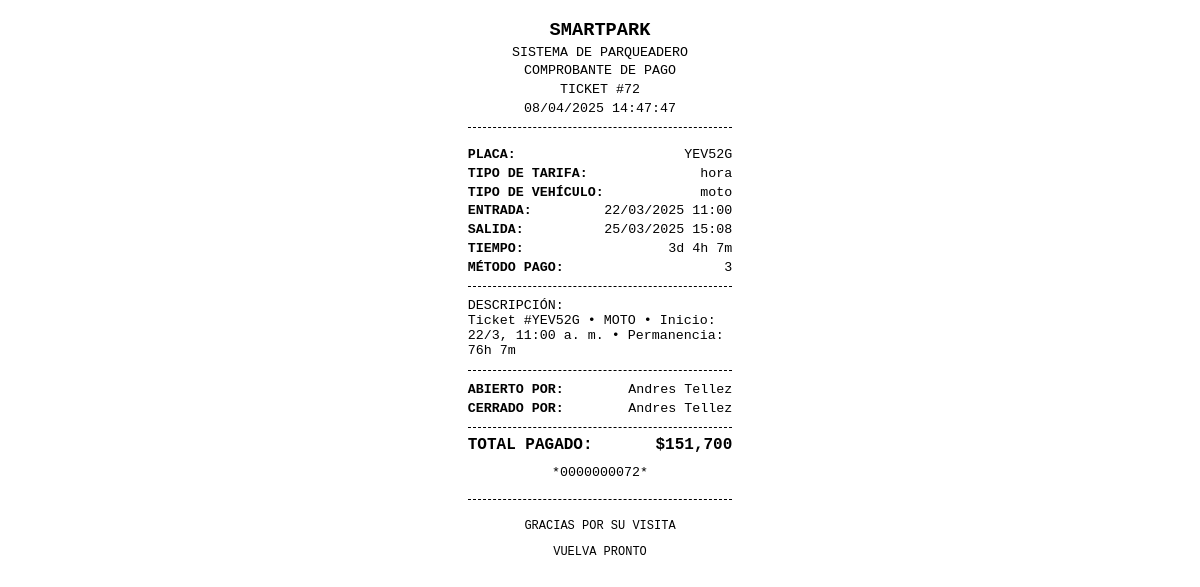
The page /controladores/imprimir_recibo.php?id=72 on the database its author committed.
### tables this page shows
CREATE TABLE `registros_parqueo` (
  `id_registro` int(11) NOT NULL,
  `id_vehiculo` int(11) NOT NULL,
  `hora_ingreso` datetime NOT NULL,
  `hora_salida` datetime DEFAULT NULL,
  `estado` varchar(50) NOT NULL,
  `total_pagado` int(10) DEFAULT 0,
  `metodo_pago` varchar(100) DEFAULT NULL,
  `descripcion` text NOT NULL,
  `cerrado_por` varchar(100) NOT NULL,
  `abierto_por` varchar(100) NOT NULL,
  `tipo` varchar(20) NOT NULL DEFAULT 'hora',
  `tiempo_horas` float DEFAULT 1,
  `reportado` tinyint(1) DEFAULT 0,
  `id_reporte` varchar(50) DEFAULT NULL
);

CREATE TABLE `vehiculos` (
  `id_vehiculo` int(11) NOT NULL,
  `id_cliente` int(11) DEFAULT NULL,
  `placa` varchar(10) NOT NULL,
  `tipo` varchar(100) NOT NULL,
  `descripcion` varchar(100) DEFAULT NULL
);

### controladores/imprimir_recibo.php (the view, shortened to what this page needs)
<?php
include '../modelo/conexion.php';
$id_recibo = intval($_GET['id']);
$sql = "SELECT r.*, v.placa, v.tipo as tipo_vehiculo
        FROM registros_parqueo r
        LEFT JOIN vehiculos v ON r.id_vehiculo = v.id_vehiculo
        WHERE r.id_registro = ? AND r.estado = 'cerrado'";
$stmt = $conexion->prepare($sql);
$stmt->bind_param("i", $id_recibo);
$stmt->execute();
$resultado = $stmt->get_result();
$recibo = $resultado->fetch_assoc();
$hora_ingreso = new DateTime($recibo['hora_ingreso']);
$hora_salida = new DateTime($recibo['hora_salida']);
$diferencia = $hora_ingreso->diff($hora_salida);
$tiempo_estancia = '';
if ($diferencia->days > 0) {
    $tiempo_estancia .= $diferencia->days . 'd ';
}
$tiempo_estancia .= $diferencia->h . 'h ' . $diferencia->i . 'm';
$hora_ingreso_formateada = $hora_ingreso->format('d/m/Y H:i');
$hora_salida_formateada = $hora_salida->format('d/m/Y H:i');
$total_pagado = '$' . number_format($recibo['total_pagado'], 0, '', ',');
?>
<!DOCTYPE html>
<html lang="es">
<head>
</head>
<body>
    <div class="ticket-container">
        <div class="header">
            <h1>SMARTPARK</h1>
            <p>SISTEMA DE PARQUEADERO</p>
            <p>COMPROBANTE DE PAGO</p>
            <p>TICKET #<?php echo $id_recibo; ?></p>
            <p><?php echo date('d/m/Y H:i:s'); ?></p>
        </div>
        <div class="info-item">
            <span class="label">PLACA:</span>
            <span class="value"><?php echo htmlspecialchars($recibo['placa']); ?></span>
        </div>
        <div class="info-item">
            <span class="label">TIPO DE TARIFA:</span>
            <span class="value"><?php echo htmlspecialchars($recibo['tipo']); ?></span>
        </div>
        <div class="info-item">
            <span class="label">TIPO DE VEHÍCULO:</span>
            <span class="value"><?php echo htmlspecialchars($recibo['tipo_vehiculo']); ?></span>
        </div>
        <div class="info-item">
            <span class="label">ENTRADA:</span>
            <span class="value"><?php echo $hora_ingreso_formateada; ?></span>
        </div>
        <div class="info-item">
            <span class="label">SALIDA:</span>
            <span class="value"><?php echo $hora_salida_formateada; ?></span>
        </div>
        <div class="info-item">
            <span class="label">TIEMPO:</span>
            <span class="value"><?php echo $tiempo_estancia; ?></span>
        </div>
        <div class="info-item">
            <span class="label">MÉTODO PAGO:</span>
            <span class="value"><?php echo htmlspecialchars($recibo['metodo_pago']); ?></span>
        </div>
        <?php if (!empty($recibo['descripcion'])): ?>
        <div class="separator"></div>
        <div>
            <div class="label">DESCRIPCIÓN:</div>
            <div class="value"><?php echo nl2br(htmlspecialchars($recibo['descripcion'])); ?></div>
        </div>
        <?php endif; ?>
        <div class="separator"></div>
        <div class="info-item">
            <span class="label">ABIERTO POR:</span>
            <span class="value"><?php echo htmlspecialchars($recibo['abierto_por']); ?></span>
        </div>
        <div class="info-item">
            <span class="label">CERRADO POR:</span>
            <span class="value"><?php echo htmlspecialchars($recibo['cerrado_por']); ?></span>
        </div>
        <div class="total">
            <div class="info-item">
                <span class="label">TOTAL PAGADO:</span>
                <span class="value"><?php echo $total_pagado; ?></span>
            </div>
        </div>
        <div class="barcode">
            <div>*<?php echo str_pad($id_recibo, 10, '0', STR_PAD_LEFT); ?>*</div>
        </div>
        <div class="footer">
            <p>GRACIAS POR SU VISITA</p>
            <p>VUELVA PRONTO</p>
        </div>
    </div>
</body>
</html>

### controladores/imprimir_recibo.php (style rules this page uses)
body { font-family: 'Courier New', monospace; margin: 0; padding: 5mm; font-size: 10pt; width: 70mm; margin: 0 auto; }
.ticket-container { width: 100%; }
.header { text-align: center; margin-bottom: 5mm; border-bottom: 1px dashed #000; padding-bottom: 2mm; }
.header h1 { margin: 0; font-size: 14pt; font-weight: bold; }
.header p { margin: 1mm 0; }
.info-item { margin-bottom: 1mm; display: flex; justify-content: space-between; }
.info-item .label { font-weight: bold; }
.separator { border-top: 1px dashed #000; margin: 3mm 0; }
.total { font-size: 12pt; font-weight: bold; text-align: right; margin-top: 3mm; padding-top: 2mm; border-top: 1px dashed #000; }
.footer { margin-top: 5mm; text-align: center; font-size: 9pt; border-top: 1px dashed #000; padding-top: 2mm; }
.barcode { text-align: center; margin: 3mm 0; }

### rows shown on the page
registros_parqueo: id_vehiculo.placa "YEV52G", tipo "hora", id_vehiculo.tipo "moto", hora_ingreso "22/03/2025 11:00", hora_salida "25/03/2025 15:08", tiempo_estancia "3d 4h 7m", metodo_pago "3", descripcion "Ticket #YEV52G • MOTO • Inicio: 22/3, 11:00 a. m. • Permanencia: 76h 7m", abierto_por "Andres Tellez", cerrado_por "Andres Tellez", total_pagado "$151,700"

### other values the page prints
$id_recibo "72"
str_pad($id_recibo, 10, '0', STR_PAD_LEFT) "0000000072"
